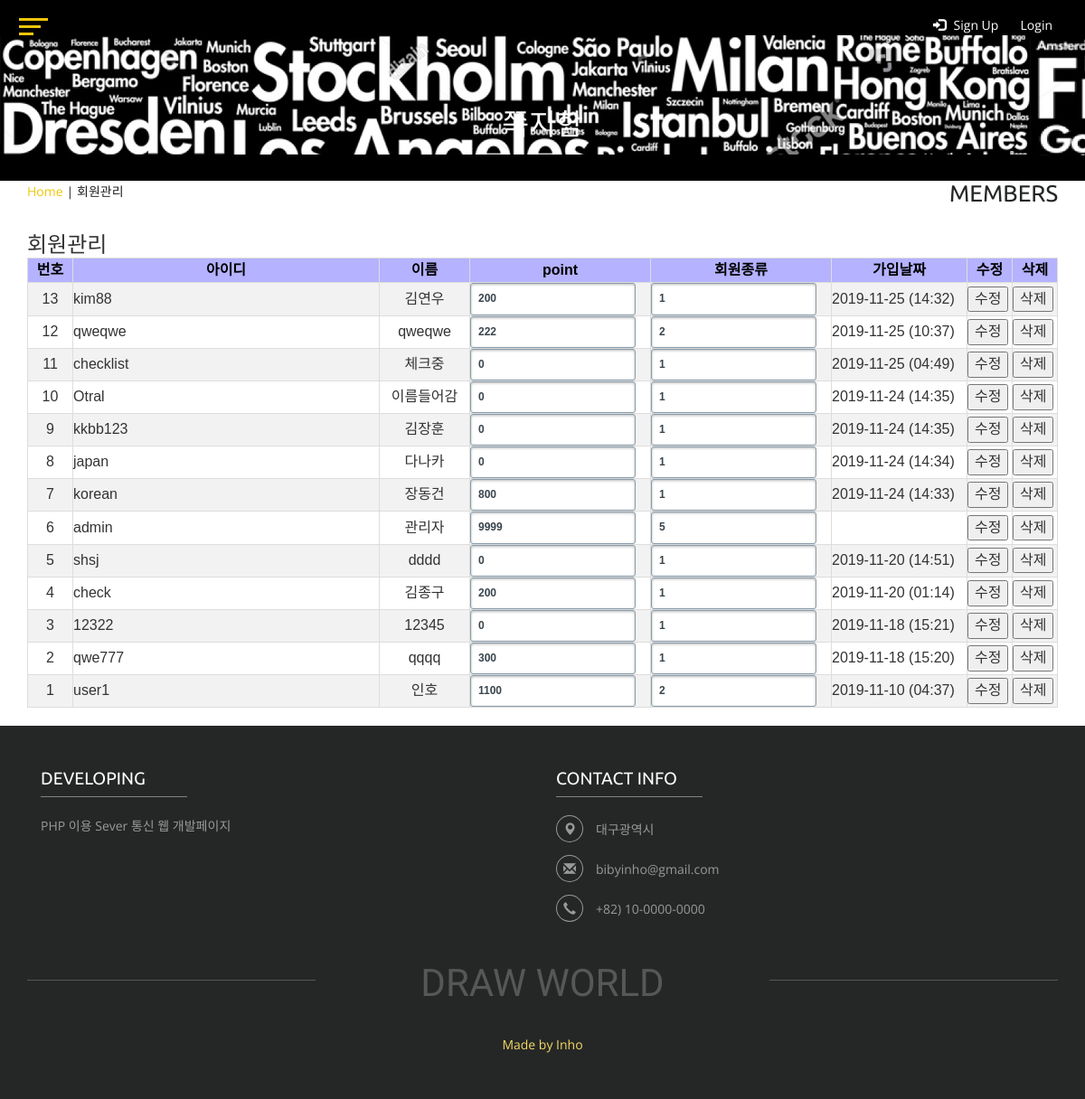
The app's page /admin.php with its own data.
### tables this page shows
CREATE TABLE `members` (
  `num` int(11) NOT NULL,
  `id` char(15) NOT NULL,
  `pass` char(15) NOT NULL,
  `name` char(10) NOT NULL,
  `address` char(40) DEFAULT NULL,
  `phone` char(20) DEFAULT NULL,
  `email` char(80) DEFAULT NULL,
  `regist_day` char(20) DEFAULT NULL,
  `auth` int(11) DEFAULT NULL,
  `point` int(11) DEFAULT NULL,
  `nickname` varchar(80) DEFAULT NULL,
  `ip` varchar(50) DEFAULT NULL
);

### admin.php (the view, shortened to what this page needs)
<!DOCTYPE html>
<html>
<head>
  <link href="css/bootstrap.css" rel="stylesheet" type="text/css" media="all" />
  <link rel="stylesheet" type="text/css" href="css/zoomslider.css" />
  <link rel="stylesheet" type="text/css" href="css/style.css" />
  <link rel="stylesheet" type="text/css" href="css/component.css" />
 <link rel="stylesheet" href="https://cdnjs.cloudflare.com/ajax/libs/font-awesome/5.8.2/css/all.min.css" />
</head>
<body>
  <div class="banner-inner-board">
    <header>
      <?php include "header.php";?>
    </header>
    <div class="banner-info">
      <h1><a href="#">쪽지함</a></h1>
    </div>
  </div>
  <div class="service-breadcrumb">
  <div class="container">
    <div class="wthree_service_breadcrumb_left">
      <ul>
        <li><a href="index.php">Home</a> <i>|</i></li>
        <li>회원관리</li>
      </ul>
    </div>
    <div class="wthree_service_breadcrumb_right">
      <h3>Members</h3>
    </div>
    <div class="clearfix"> </div>
  </div>
  </div>
  <section>
      <div class="container">
        <div class="row">
          <h3 style="padding-top:30px;">회원관리</h3>
          <table id="customers" style="padding-top:20px">
            <tr>
              <th style="width:50px">번호</th>
              <th>아이디</th>
              <th>이름</th>
              <th>point</th>
              <th>회원종류</th>
              <th style="width:150px">가입날짜</th>
              <th style="width:50px">수정</th>
              <th style="width:50px">삭제</th>
            </tr>
            <?php
            $con = mysqli_connect("localhost", "user", "12345", "drawworld");
          	$sql = "select * from members order by num desc";
          	$result = mysqli_query($con, $sql);
          	$total_record = mysqli_num_rows($result);
          	$number = $total_record;
             while ($row = mysqli_fetch_array($result))
             {
              $num         = $row["num"];
          	  $id          = $row["id"];
          	  $name        = $row["name"];
          	  $point       = $row["point"];
              $auth       = $row["auth"];
              $regist_day  = $row["regist_day"];
             ?>
             <tr>
               <form method="post" action="admin_member_update.php?num=<?=$num?>">
               <td style="width:50px; text-align:center;"><?=$number?></td>
               <td><?=$id?></td>
               <td style="width:100px; text-align:center;"><?=$name?></td>
               <td style="width:200px"><input type="text" name="point" value="<?=$point?>"></td>
               <td style="width:200px"><input type="text" name="auth" value="<?=$auth?>"></td>
               <td><?=$regist_day?></td>
               <td><button type="submit">수정</button></td>
               <td><button type="button" onclick="location.href='admin_member_delete.php?num=<?=$num?>'">삭제</button></td>
             	</form>
             </tr>
             <?php
              	   $number--;
                }
             ?>
          </table>
        </div>
      </div>
        <div class="row" style="padding-top: 20px">
  </section>
  <div class="footer">
    <?php include "./footer.php";?>
  </div>
</body>
</html>

### css/zoomslider.css (style rules this page uses)
.banner-info { padding:9% 0 0 0; color: #fff; text-align: center; }
.banner-info h1 a { font-family: 'Wallpoet', cursive; font-size: 1em; color: #fff; text-transform:uppercase; }
@media (max-width:1366px) { .banner-info { padding: 7% 0 0 0; color: #fff; text-align: center; } }
@media (max-width:1366px) { .banner-info h1 a { font-size: 0.9em; } }

### records on screen
members: id "kim88", name "김연우", point "200", auth "1", regist_day "2019-11-25 (14:32)"
members: id "qweqwe", name "qweqwe", point "222", auth "2", regist_day "2019-11-25 (10:37)"
members: id "checklist", name "체크중", point "0", auth "1", regist_day "2019-11-25 (04:49)"
members: id "Otral", name "이름들어감", point "0", auth "1", regist_day "2019-11-24 (14:35)"
members: id "kkbb123", name "김장훈", point "0", auth "1", regist_day "2019-11-24 (14:35)"
members: id "japan", name "다나카", point "0", auth "1", regist_day "2019-11-24 (14:34)"
members: id "korean", name "장동건", point "800", auth "1", regist_day "2019-11-24 (14:33)"
members: id "admin", name "관리자", point "9999", auth "5"
members: id "shsj", name "dddd", point "0", auth "1", regist_day "2019-11-20 (14:51)"
members: id "check", name "김종구", point "200", auth "1", regist_day "2019-11-20 (01:14)"
members: id "12322", name "12345", point "0", auth "1", regist_day "2019-11-18 (15:21)"
members: id "qwe777", name "qqqq", point "300", auth "1", regist_day "2019-11-18 (15:20)"
members: id "user1", name "인호", point "1100", auth "2", regist_day "2019-11-10 (04:37)"
